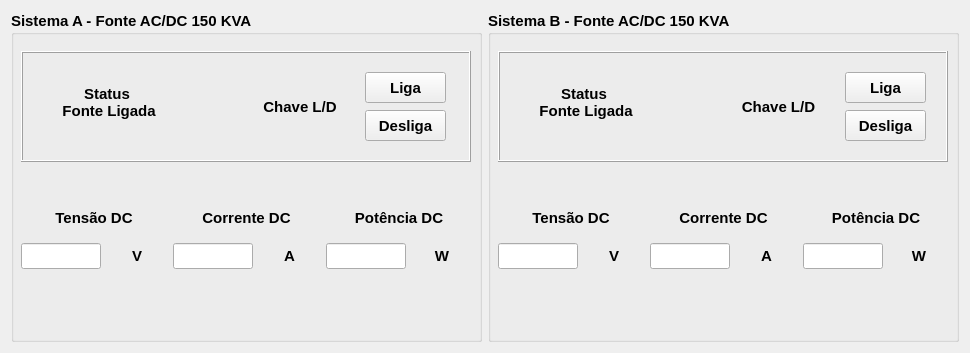
       <widget class="QWidget" name="layoutWidget">
        <property name="geometry">
         <rect>
          <x>10</x>
          <y>10</y>
          <width>950</width>
          <height>333</height>
         </rect>
        </property>
        <layout class="QHBoxLayout" name="horizontalLayout_24">
         <item>
          <widget class="QGroupBox" name="groupBox_14">
           <property name="minimumSize">
            <size>
             <width>471</width>
             <height>331</height>
            </size>
           </property>
           <property name="maximumSize">
            <size>
             <width>471</width>
             <height>331</height>
            </size>
           </property>
           <property name="font">
            <font>
             <pointsize>11</pointsize>
             <weight>75</weight>
             <bold>true</bold>
             <kerning>true</kerning>
            </font>
           </property>
           <property name="layoutDirection">
            <enum>Qt::LeftToRight</enum>
           </property>
           <property name="autoFillBackground">
            <bool>false</bool>
           </property>
           <property name="title">
            <string>Sistema A - Fonte AC/DC 150 KVA</string>
           </property>
           <widget class="QFrame" name="frame_4">
            <property name="geometry">
             <rect>
              <x>10</x>
              <y>40</y>
              <width>450</width>
              <height>111</height>
             </rect>
            </property>
            <property name="minimumSize">
             <size>
              <width>450</width>
              <height>92</height>
             </size>
            </property>
            <property name="frameShape">
             <enum>QFrame::Box</enum>
            </property>
            <property name="frameShadow">
             <enum>QFrame::Raised</enum>
            </property>
            <widget class="QWidget" name="layoutWidget_11">
             <property name="geometry">
              <rect>
               <x>220</x>
               <y>20</y>
               <width>205</width>
               <height>72</height>
              </rect>
             </property>
             <layout class="QHBoxLayout" name="horizontalLayout_14">
              <item>
               <widget class="PyDMLabel" name="PyDMLabel_42">
                <property name="font">
                 <font>
                  <weight>75</weight>
                  <bold>true</bold>
                 </font>
                </property>
                <property name="toolTip">
                 <string/>
                </property>
                <property name="whatsThis">
                 <string/>
                </property>
                <property name="styleSheet">
                 <string notr="true"/>
                </property>
                <property name="text">
                 <string>Chave L/D</string>
                </property>
                <property name="alignment">
                 <set>Qt::AlignCenter</set>
                </property>
               </widget>
              </item>
              <item>
               <layout class="QVBoxLayout" name="verticalLayout_11">
                <item>
                 <widget class="PyDMPushButton" name="pb_on_power_supply_a">
                  <property name="enabled">
                   <bool>true</bool>
                  </property>
                  <property name="minimumSize">
                   <size>
                    <width>81</width>
                    <height>31</height>
                   </size>
                  </property>
                  <property name="maximumSize">
                   <size>
                    <width>81</width>
                    <height>31</height>
                   </size>
                  </property>
                  <property name="font">
                   <font>
                    <weight>75</weight>
                    <bold>true</bold>
                   </font>
                  </property>
                  <property name="toolTip">
                   <string/>
                  </property>
                  <property name="whatsThis">
                   <string>
    Basic PushButton to send a fixed value.

    The PyDMPushButton is meant to hold a specific value, and send that value
    to a channel when it is clicked, much like the MessageButton does in EDM.
    The PyDMPushButton works in two different modes of operation, first, a
    fixed value can be given to the :attr:`.pressValue` attribute, whenever the
    button is clicked a signal containing this value will be sent to the
    connected channel. This is the default behavior of the button. However, if
    the :attr:`.relativeChange` is set to True, the fixed value will be added
    to the current value of the channel. This means that the button will
    increment a channel by a fixed amount with every click, a consistent
    relative move

    Parameters
    ----------
    pressValue : int, float, str
        Value to be sent when the button is clicked

    channel : str
        ID of channel to manipulate

    parent : QObject, optional
        Parent of PyDMPushButton

    label : str, optional
        String to place on button

    icon : QIcon, optional
        An Icon to display on the PyDMPushButton


    relative : bool, optional
        Choice to have the button peform a relative put, instead of always
        setting to an absolute value
    </string>
                  </property>
                  <property name="text">
                   <string>Liga</string>
                  </property>
                  <property name="checkable">
                   <bool>true</bool>
                  </property>
                 </widget>
                </item>
                <item>
                 <widget class="PyDMPushButton" name="pb_off_power_supply_a">
                  <property name="enabled">
                   <bool>true</bool>
                  </property>
                  <property name="minimumSize">
                   <size>
                    <width>81</width>
                    <height>31</height>
                   </size>
                  </property>
                  <property name="maximumSize">
                   <size>
                    <width>81</width>
                    <height>31</height>
                   </size>
                  </property>
                  <property name="font">
                   <font>
                    <weight>75</weight>
                    <bold>true</bold>
                   </font>
                  </property>
                  <property name="toolTip">
                   <string/>
                  </property>
                  <property name="whatsThis">
                   <string>
    Basic PushButton to send a fixed value.

    The PyDMPushButton is meant to hold a specific value, and send that value
    to a channel when it is clicked, much like the MessageButton does in EDM.
    The PyDMPushButton works in two different modes of operation, first, a
    fixed value can be given to the :attr:`.pressValue` attribute, whenever the
    button is clicked a signal containing this value will be sent to the
    connected channel. This is the default behavior of the button. However, if
    the :attr:`.relativeChange` is set to True, the fixed value will be added
    to the current value of the channel. This means that the button will
    increment a channel by a fixed amount with every click, a consistent
    relative move

    Parameters
    ----------
    pressValue : int, float, str
        Value to be sent when the button is clicked

    channel : str
        ID of channel to manipulate

    parent : QObject, optional
        Parent of PyDMPushButton

    label : str, optional
        String to place on button

    icon : QIcon, optional
        An Icon to display on the PyDMPushButton


    relative : bool, optional
        Choice to have the button peform a relative put, instead of always
        setting to an absolute value
    </string>
                  </property>
                  <property name="text">
                   <string>Desliga</string>
                  </property>
                  <property name="checkable">
                   <bool>true</bool>
                  </property>
                 </widget>
                </item>
               </layout>
              </item>
             </layout>
            </widget>
            <widget class="QWidget" name="layoutWidget">
             <property name="geometry">
              <rect>
               <x>10</x>
               <y>30</y>
               <width>125</width>
               <height>43</height>
              </rect>
             </property>
             <layout class="QHBoxLayout" name="horizontalLayout_15">
              <item>
               <widget class="PyDMLed" name="led_status_power_supply_a">
                <property name="minimumSize">
                 <size>
                  <width>21</width>
                  <height>41</height>
                 </size>
                </property>
                <property name="maximumSize">
                 <size>
                  <width>21</width>
                  <height>41</height>
                 </size>
                </property>
                <property name="toolTip">
                 <string/>
                </property>
                <property name="whatsThis">
                 <string/>
                </property>
               </widget>
              </item>
              <item>
               <widget class="PyDMLabel" name="PyDMLabel_38">
                <property name="font">
                 <font>
                  <weight>75</weight>
                  <bold>true</bold>
                 </font>
                </property>
                <property name="toolTip">
                 <string/>
                </property>
                <property name="whatsThis">
                 <string/>
                </property>
                <property name="text">
                 <string>Status
 Fonte Ligada</string>
                </property>
                <property name="alignment">
                 <set>Qt::AlignCenter</set>
                </property>
               </widget>
              </item>
             </layout>
            </widget>
           </widget>
           <widget class="QWidget" name="layoutWidget">
            <property name="geometry">
             <rect>
              <x>10</x>
              <y>190</y>
              <width>451</width>
              <height>71</height>
             </rect>
            </property>
            <layout class="QGridLayout" name="gridLayout_10">
             <item row="0" column="0">
              <widget class="PyDMLabel" name="PyDMLabel_79">
               <property name="font">
                <font>
                 <weight>75</weight>
                 <bold>true</bold>
                </font>
               </property>
               <property name="toolTip">
                <string/>
               </property>
               <property name="whatsThis">
                <string/>
               </property>
               <property name="text">
                <string>Tensão DC</string>
               </property>
               <property name="alignment">
                <set>Qt::AlignCenter</set>
               </property>
              </widget>
             </item>
             <item row="0" column="1">
              <widget class="PyDMLabel" name="PyDMLabel_80">
               <property name="font">
                <font>
                 <weight>75</weight>
                 <bold>true</bold>
                </font>
               </property>
               <property name="toolTip">
                <string/>
               </property>
               <property name="whatsThis">
                <string/>
               </property>
               <property name="text">
                <string>Corrente DC</string>
               </property>
               <property name="alignment">
                <set>Qt::AlignCenter</set>
               </property>
              </widget>
             </item>
             <item row="0" column="2">
              <widget class="PyDMLabel" name="PyDMLabel_81">
               <property name="font">
                <font>
                 <weight>75</weight>
                 <bold>true</bold>
                </font>
               </property>
               <property name="toolTip">
                <string/>
               </property>
               <property name="whatsThis">
                <string/>
               </property>
               <property name="text">
                <string>Potência DC</string>
               </property>
               <property name="alignment">
                <set>Qt::AlignCenter</set>
               </property>
              </widget>
             </item>
             <item row="1" column="0">
              <layout class="QHBoxLayout" name="horizontalLayout_16">
               <item>
                <widget class="PyDMLineEdit" name="le_power_supply_voltage_a">
                 <property name="maximumSize">
                  <size>
                   <width>80</width>
                   <height>16777215</height>
                  </size>
                 </property>
                 <property name="toolTip">
                  <string/>
                 </property>
                 <property name="whatsThis">
                  <string>
    Writeable text field to send and display channel values
    </string>
                 </property>
                 <property name="readOnly">
                  <bool>true</bool>
                 </property>
                </widget>
               </item>
               <item>
                <widget class="PyDMLabel" name="PyDMLabel_76">
                 <property name="font">
                  <font>
                   <weight>75</weight>
                   <bold>true</bold>
                  </font>
                 </property>
                 <property name="toolTip">
                  <string/>
                 </property>
                 <property name="whatsThis">
                  <string/>
                 </property>
                 <property name="text">
                  <string>V</string>
                 </property>
                 <property name="alignment">
                  <set>Qt::AlignCenter</set>
                 </property>
                </widget>
               </item>
              </layout>
             </item>
             <item row="1" column="1">
              <layout class="QHBoxLayout" name="horizontalLayout_17">
               <item>
                <widget class="PyDMLineEdit" name="le_power_supply_current_a">
                 <property name="maximumSize">
                  <size>
                   <width>80</width>
                   <height>16777215</height>
                  </size>
                 </property>
                 <property name="toolTip">
                  <string/>
                 </property>
                 <property name="whatsThis">
                  <string>
    Writeable text field to send and display channel values
    </string>
                 </property>
                 <property name="readOnly">
                  <bool>true</bool>
                 </property>
                </widget>
               </item>
               <item>
                <widget class="PyDMLabel" name="PyDMLabel_77">
                 <property name="font">
                  <font>
                   <weight>75</weight>
                   <bold>true</bold>
                  </font>
                 </property>
                 <property name="toolTip">
                  <string/>
                 </property>
                 <property name="whatsThis">
                  <string/>
                 </property>
                 <property name="text">
                  <string>A</string>
                 </property>
                 <property name="alignment">
                  <set>Qt::AlignCenter</set>
                 </property>
                </widget>
               </item>
              </layout>
             </item>
             <item row="1" column="2">
              <layout class="QHBoxLayout" name="horizontalLayout_18">
               <item>
                <widget class="PyDMLineEdit" name="le_power_supply_power_a">
                 <property name="maximumSize">
                  <size>
                   <width>80</width>
                   <height>16777215</height>
                  </size>
                 </property>
                 <property name="toolTip">
                  <string/>
                 </property>
                 <property name="whatsThis">
                  <string>
    Writeable text field to send and display channel values
    </string>
                 </property>
                 <property name="readOnly">
                  <bool>true</bool>
                 </property>
                </widget>
               </item>
               <item>
                <widget class="PyDMLabel" name="PyDMLabel_78">
                 <property name="font">
                  <font>
                   <weight>75</weight>
                   <bold>true</bold>
                  </font>
                 </property>
                 <property name="toolTip">
                  <string/>
                 </property>
                 <property name="whatsThis">
                  <string/>
                 </property>
                 <property name="text">
                  <string>W</string>
                 </property>
                 <property name="alignment">
                  <set>Qt::AlignCenter</set>
                 </property>
                </widget>
               </item>
              </layout>
             </item>
            </layout>
           </widget>
          </widget>
         </item>
         <item>
          <widget class="QGroupBox" name="groupBox_15">
           <property name="minimumSize">
            <size>
             <width>471</width>
             <height>331</height>
            </size>
           </property>
           <property name="maximumSize">
            <size>
             <width>471</width>
             <height>331</height>
            </size>
           </property>
           <property name="font">
            <font>
             <pointsize>11</pointsize>
             <weight>75</weight>
             <bold>true</bold>
            </font>
           </property>
           <property name="title">
            <string>Sistema B - Fonte AC/DC 150 KVA</string>
           </property>
           <widget class="QFrame" name="frame_5">
            <property name="geometry">
             <rect>
              <x>10</x>
              <y>40</y>
              <width>450</width>
              <height>111</height>
             </rect>
            </property>
            <property name="minimumSize">
             <size>
              <width>450</width>
              <height>92</height>
             </size>
            </property>
            <property name="frameShape">
             <enum>QFrame::Box</enum>
            </property>
            <property name="frameShadow">
             <enum>QFrame::Raised</enum>
            </property>
            <widget class="QWidget" name="layoutWidget_14">
             <property name="geometry">
              <rect>
               <x>220</x>
               <y>20</y>
               <width>208</width>
               <height>72</height>
              </rect>
             </property>
             <layout class="QHBoxLayout" name="horizontalLayout_19">
              <item>
               <widget class="PyDMLabel" name="PyDMLabel_82">
                <property name="font">
                 <font>
                  <weight>75</weight>
                  <bold>true</bold>
                 </font>
                </property>
                <property name="toolTip">
                 <string/>
                </property>
                <property name="whatsThis">
                 <string/>
                </property>
                <property name="styleSheet">
                 <string notr="true"/>
                </property>
                <property name="text">
                 <string>Chave L/D</string>
                </property>
                <property name="alignment">
                 <set>Qt::AlignCenter</set>
                </property>
               </widget>
              </item>
              <item>
               <layout class="QVBoxLayout" name="verticalLayout_12">
                <item>
                 <widget class="PyDMPushButton" name="pb_on_power_supply_b">
                  <property name="enabled">
                   <bool>true</bool>
                  </property>
                  <property name="minimumSize">
                   <size>
                    <width>81</width>
                    <height>31</height>
                   </size>
                  </property>
                  <property name="maximumSize">
                   <size>
                    <width>81</width>
                    <height>31</height>
                   </size>
                  </property>
                  <property name="font">
                   <font>
                    <weight>75</weight>
                    <bold>true</bold>
                   </font>
                  </property>
                  <property name="toolTip">
                   <string/>
                  </property>
                  <property name="whatsThis">
                   <string>
    Basic PushButton to send a fixed value.

    The PyDMPushButton is meant to hold a specific value, and send that value
    to a channel when it is clicked, much like the MessageButton does in EDM.
    The PyDMPushButton works in two different modes of operation, first, a
    fixed value can be given to the :attr:`.pressValue` attribute, whenever the
    button is clicked a signal containing this value will be sent to the
    connected channel. This is the default behavior of the button. However, if
    the :attr:`.relativeChange` is set to True, the fixed value will be added
    to the current value of the channel. This means that the button will
    increment a channel by a fixed amount with every click, a consistent
    relative move

    Parameters
    ----------
    pressValue : int, float, str
        Value to be sent when the button is clicked

    channel : str
        ID of channel to manipulate

    parent : QObject, optional
        Parent of PyDMPushButton

    label : str, optional
        String to place on button

    icon : QIcon, optional
        An Icon to display on the PyDMPushButton


    relative : bool, optional
        Choice to have the button peform a relative put, instead of always
        setting to an absolute value
    </string>
                  </property>
                  <property name="text">
                   <string>Liga</string>
                  </property>
                  <property name="checkable">
                   <bool>true</bool>
                  </property>
                 </widget>
                </item>
                <item>
                 <widget class="PyDMPushButton" name="pb_off_power_supply_b">
                  <property name="enabled">
                   <bool>true</bool>
                  </property>
                  <property name="minimumSize">
                   <size>
                    <width>81</width>
                    <height>31</height>
                   </size>
                  </property>
                  <property name="maximumSize">
                   <size>
                    <width>81</width>
                    <height>31</height>
                   </size>
                  </property>
                  <property name="font">
                   <font>
                    <weight>75</weight>
                    <bold>true</bold>
                   </font>
                  </property>
                  <property name="toolTip">
                   <string/>
                  </property>
                  <property name="whatsThis">
                   <string>
    Basic PushButton to send a fixed value.

    The PyDMPushButton is meant to hold a specific value, and send that value
    to a channel when it is clicked, much like the MessageButton does in EDM.
    The PyDMPushButton works in two different modes of operation, first, a
    fixed value can be given to the :attr:`.pressValue` attribute, whenever the
    button is clicked a signal containing this value will be sent to the
    connected channel. This is the default behavior of the button. However, if
    the :attr:`.relativeChange` is set to True, the fixed value will be added
    to the current value of the channel. This means that the button will
    increment a channel by a fixed amount with every click, a consistent
    relative move

    Parameters
    ----------
    pressValue : int, float, str
        Value to be sent when the button is clicked

    channel : str
        ID of channel to manipulate

    parent : QObject, optional
        Parent of PyDMPushButton

    label : str, optional
        String to place on button

    icon : QIcon, optional
        An Icon to display on the PyDMPushButton


    relative : bool, optional
        Choice to have the button peform a relative put, instead of always
        setting to an absolute value
    </string>
                  </property>
                  <property name="text">
                   <string>Desliga</string>
                  </property>
                  <property name="checkable">
                   <bool>true</bool>
                  </property>
                 </widget>
                </item>
               </layout>
              </item>
             </layout>
            </widget>
            <widget class="QWidget" name="layoutWidget_15">
             <property name="geometry">
              <rect>
               <x>10</x>
               <y>30</y>
               <width>125</width>
               <height>43</height>
              </rect>
             </property>
             <layout class="QHBoxLayout" name="horizontalLayout_20">
              <item>
               <widget class="PyDMLed" name="led_status_power_supply_b">
                <property name="minimumSize">
                 <size>
                  <width>21</width>
                  <height>41</height>
                 </size>
                </property>
                <property name="maximumSize">
                 <size>
                  <width>21</width>
                  <height>41</height>
                 </size>
                </property>
                <property name="toolTip">
                 <string/>
                </property>
                <property name="whatsThis">
                 <string/>
                </property>
               </widget>
              </item>
              <item>
               <widget class="PyDMLabel" name="PyDMLabel_83">
                <property name="font">
                 <font>
                  <weight>75</weight>
                  <bold>true</bold>
                 </font>
                </property>
                <property name="toolTip">
                 <string/>
                </property>
                <property name="whatsThis">
                 <string/>
                </property>
                <property name="text">
                 <string>Status
 Fonte Ligada</string>
                </property>
                <property name="alignment">
                 <set>Qt::AlignCenter</set>
                </property>
               </widget>
              </item>
             </layout>
            </widget>
           </widget>
           <widget class="QWidget" name="layoutWidget_16">
            <property name="geometry">
             <rect>
              <x>10</x>
              <y>190</y>
              <width>451</width>
              <height>71</height>
             </rect>
            </property>
            <layout class="QGridLayout" name="gridLayout_11">
             <item row="0" column="0">
              <widget class="PyDMLabel" name="PyDMLabel_84">
               <property name="font">
                <font>
                 <weight>75</weight>
                 <bold>true</bold>
                </font>
               </property>
               <property name="toolTip">
                <string/>
               </property>
               <property name="whatsThis">
                <string/>
               </property>
               <property name="text">
                <string>Tensão DC</string>
               </property>
               <property name="alignment">
                <set>Qt::AlignCenter</set>
               </property>
              </widget>
             </item>
             <item row="0" column="1">
              <widget class="PyDMLabel" name="PyDMLabel_85">
               <property name="font">
                <font>
                 <weight>75</weight>
                 <bold>true</bold>
                </font>
               </property>
               <property name="toolTip">
                <string/>
               </property>
               <property name="whatsThis">
                <string/>
               </property>
               <property name="text">
                <string>Corrente DC</string>
               </property>
               <property name="alignment">
                <set>Qt::AlignCenter</set>
               </property>
              </widget>
             </item>
             <item row="0" column="2">
              <widget class="PyDMLabel" name="PyDMLabel_86">
               <property name="font">
                <font>
                 <weight>75</weight>
                 <bold>true</bold>
                </font>
               </property>
               <property name="toolTip">
                <string/>
               </property>
               <property name="whatsThis">
                <string/>
               </property>
               <property name="text">
                <string>Potência DC</string>
               </property>
               <property name="alignment">
                <set>Qt::AlignCenter</set>
               </property>
              </widget>
             </item>
             <item row="1" column="0">
              <layout class="QHBoxLayout" name="horizontalLayout_21">
               <item>
                <widget class="PyDMLineEdit" name="le_power_supply_voltage_b">
                 <property name="maximumSize">
                  <size>
                   <width>80</width>
                   <height>16777215</height>
                  </size>
                 </property>
                 <property name="toolTip">
                  <string/>
                 </property>
                 <property name="whatsThis">
                  <string>
    Writeable text field to send and display channel values
    </string>
                 </property>
                 <property name="readOnly">
                  <bool>true</bool>
                 </property>
                </widget>
               </item>
               <item>
                <widget class="PyDMLabel" name="PyDMLabel_87">
                 <property name="font">
                  <font>
                   <weight>75</weight>
                   <bold>true</bold>
                  </font>
                 </property>
                 <property name="toolTip">
                  <string/>
                 </property>
                 <property name="whatsThis">
                  <string/>
                 </property>
                 <property name="text">
                  <string>V</string>
                 </property>
                 <property name="alignment">
                  <set>Qt::AlignCenter</set>
                 </property>
                </widget>
               </item>
              </layout>
             </item>
             <item row="1" column="1">
              <layout class="QHBoxLayout" name="horizontalLayout_22">
               <item>
                <widget class="PyDMLineEdit" name="le_power_supply_current_b">
                 <property name="maximumSize">
                  <size>
                   <width>80</width>
                   <height>16777215</height>
                  </size>
                 </property>
                 <property name="toolTip">
                  <string/>
                 </property>
                 <property name="whatsThis">
                  <string>
    Writeable text field to send and display channel values
    </string>
                 </property>
                 <property name="readOnly">
                  <bool>true</bool>
                 </property>
                </widget>
               </item>
               <item>
                <widget class="PyDMLabel" name="PyDMLabel_88">
                 <property name="font">
                  <font>
                   <weight>75</weight>
                   <bold>true</bold>
                  </font>
                 </property>
                 <property name="toolTip">
                  <string/>
                 </property>
                 <property name="whatsThis">
                  <string/>
                 </property>
                 <property name="text">
                  <string>A</string>
                 </property>
                 <property name="alignment">
                  <set>Qt::AlignCenter</set>
                 </property>
                </widget>
               </item>
              </layout>
             </item>
             <item row="1" column="2">
              <layout class="QHBoxLayout" name="horizontalLayout_23">
               <item>
                <widget class="PyDMLineEdit" name="le_power_supply_power_b">
                 <property name="maximumSize">
                  <size>
                   <width>80</width>
                   <height>16777215</height>
                  </size>
                 </property>
                 <property name="toolTip">
                  <string/>
                 </property>
                 <property name="whatsThis">
                  <string>
    Writeable text field to send and display channel values
    </string>
                 </property>
                 <property name="readOnly">
                  <bool>true</bool>
                 </property>
                </widget>
               </item>
               <item>
                <widget class="PyDMLabel" name="PyDMLabel_89">
                 <property name="font">
                  <font>
                   <weight>75</weight>
                   <bold>true</bold>
                  </font>
                 </property>
                 <property name="toolTip">
                  <string/>
                 </property>
                 <property name="whatsThis">
                  <string/>
                 </property>
                 <property name="text">
                  <string>W</string>
                 </property>
                 <property name="alignment">
                  <set>Qt::AlignCenter</set>
                 </property>
                </widget>
               </item>
              </layout>
             </item>
            </layout>
           </widget>
          </widget>
         </item>
        </layout>
       </widget>
